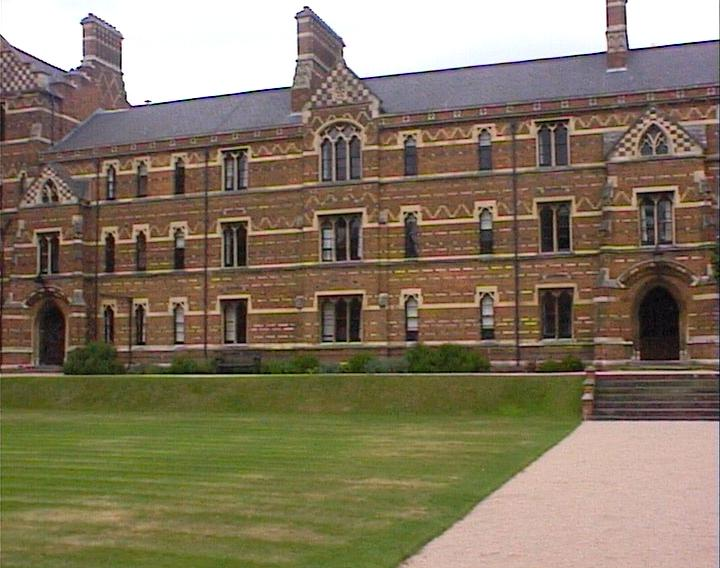
#> input picture image_stitching/keble_a.jpg, 720 x 568 px, given in place of elephant.jpeg, which was not available
$ python blend_imgs.py
#> lines starting #> are read from the running program, lines starting #| are printed output that depends on the picture; pictures that were not available may be replaced by others from this repository, and a replacement may not be noted
# -*- coding: utf-8 -*-
"""
Created on Mon Sep 18 14:09:12 2023

@author: matth
"""
#%% Import libraries

import cv2
import numpy as np
import matplotlib.pyplot as plt

#%% Part 2.2:
"""Loading and Displaying Images"""

# load and display elephant
elephant = cv2.imread("elephant.jpeg")
#> elephant is the input picture: shape (568, 720, 3); mean B, G, R 97.8, 119.2, 132.3
cv2.imshow("Elephant", elephant)

# wait until key pressed, close img
cv2.waitKey(0)
cv2.destroyAllWindows()

"""Loading with plt"""

# display image with plt.imshow
plt.imshow(elephant)
cv2.imwrite("elephant_opencv.png", elephant)

"""Color convert"""

elephant_2 = cv2.imread("elephant_opencv.png")
rgb_elephant = cv2.cvtColor(elephant_2, cv2.COLOR_BGR2RGB)
plt.imshow(rgb_elephant)
cv2.imwrite("elephant_matplotlib.png", rgb_elephant)

#%% Task 2.3
"""Convert img to grayscale"""

gray_elephant = cv2.cvtColor(rgb_elephant, cv2.COLOR_RGB2GRAY)
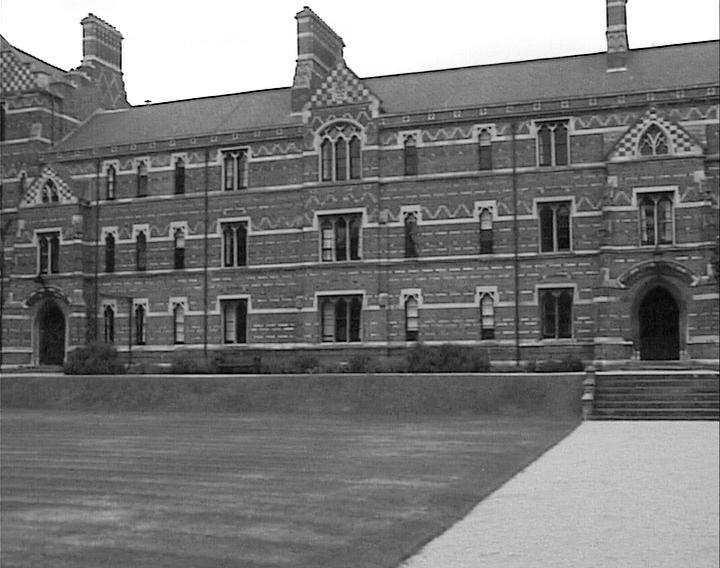
#> gray_elephant: shape (568, 720); min 0, max 255, mean 120.7
plt.imshow(gray_elephant, cmap='gray')
cv2.imwrite("elephant_gray.png", gray_elephant)

"""ropping little elephant"""

og_width = 400
og_height = 570
scale_factor = 10
little_elephant = rgb_elephant[350:920, 100:500]
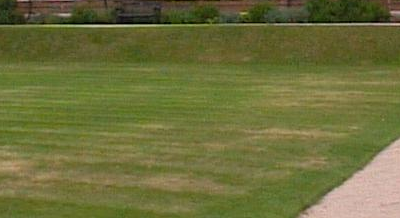
#> little_elephant: shape (218, 400, 3); mean R, G, B 109.1, 110.8, 59.4
plt.figure()
plt.imshow(little_elephant)
cv2.imwrite("elephant_baby.png", little_elephant)

"""Resizing elephant"""

# down sample (tenth of original size)
little_elephant_down = cv2.resize(little_elephant, (og_width//scale_factor, og_height//scale_factor))
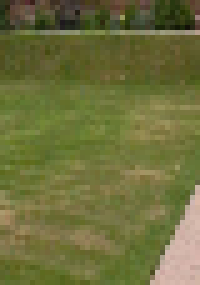
#> little_elephant_down: shape (57, 40, 3) (shown 5 times larger); mean R, G, B 109.5, 111.1, 59.7
plt.figure()
plt.imshow(little_elephant_down)
cv2.imwrite("elephant_10xdown.png", little_elephant_down)

# upsample
little_elephant_NN = cv2.resize(little_elephant_down, (og_width, og_height), interpolation=cv2.INTER_NEAREST)
little_elephant_BC = cv2.resize(little_elephant_down, (og_width, og_height), interpolation=cv2.INTER_CUBIC)
plt.figure()
plt.imshow(little_elephant_NN)
plt.figure()
plt.imshow(little_elephant_BC)
cv2.imwrite("elephant_10xup_NN.png", little_elephant_NN)
cv2.imwrite("elephant_10xup_BC.png", little_elephant_BC)

# take differences of upsamples vs. original
#> (the run stopped early here; a loop or call above may not have finished)

$ run again, on image_stitching/keble_b.jpg
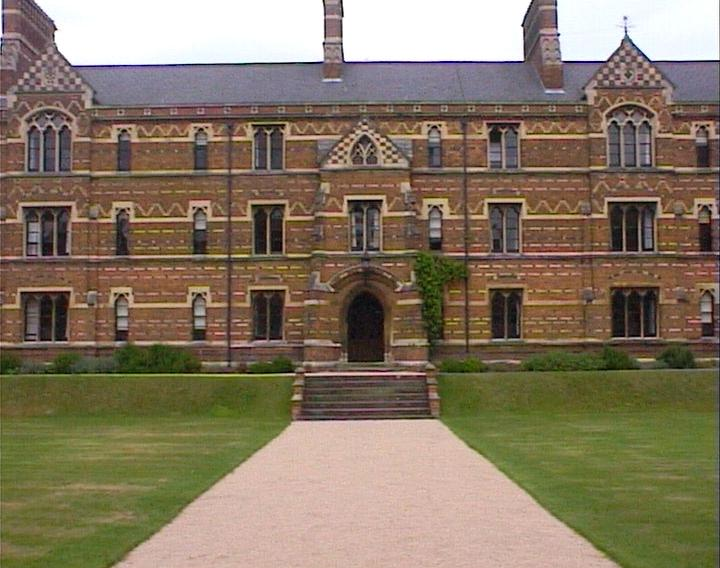
#> input picture image_stitching/keble_b.jpg, 720 x 568 px, given in place of elephant.jpeg, which was not available
#> elephant is the input picture: shape (568, 720, 3); mean B, G, R 98.5, 118.8, 133.1
#> `little_elephant = rgb_elephant[350:920, 100:500]`:
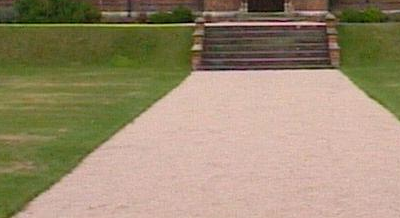
#> little_elephant: shape (218, 400, 3); mean R, G, B 153.7, 138.4, 111.2
#> `little_elephant_BC = cv2.resize(little_elephant_down, (og_width, og_he..`:
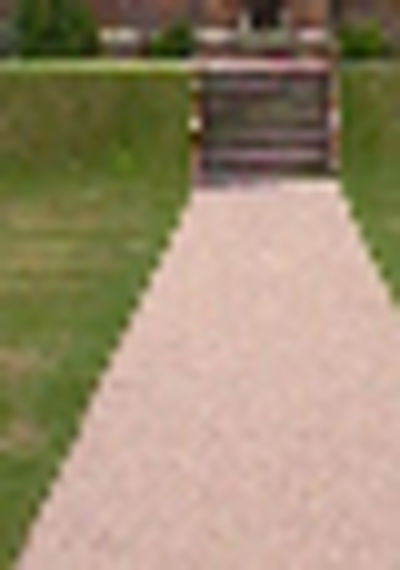
#> little_elephant_BC: shape (570, 400, 3); mean R, G, B 154.5, 139.2, 112
